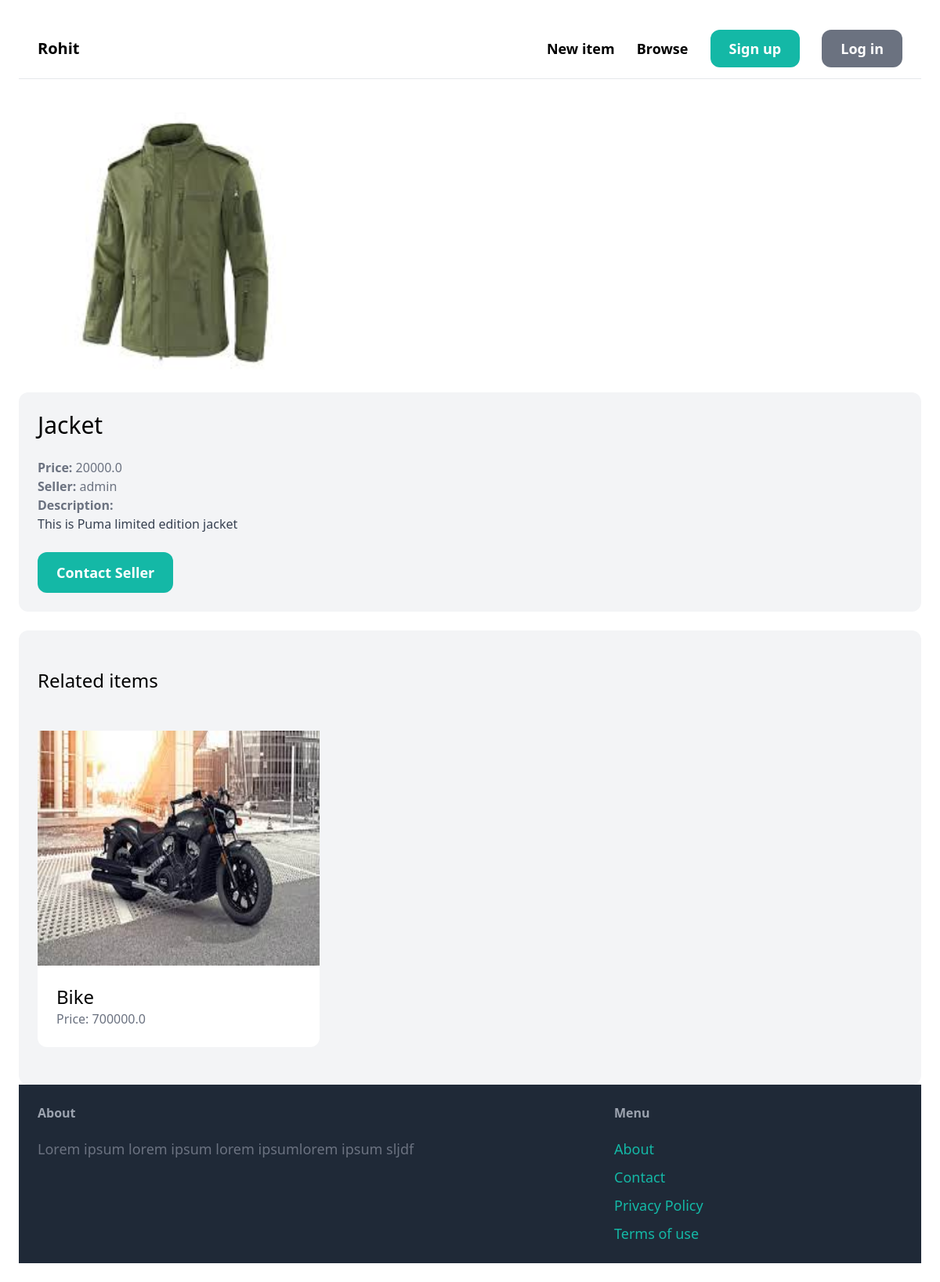
Page /items/1/ on the committed database.
### item/models.py (models this page shows, shortened)
class Item(models.Model):
    category = models.ForeignKey(Category, related_name = 'items', on_delete=models.CASCADE)
    name = models.CharField(max_length=255)
    description = models.TextField(blank=True, null=True)
    price = models.FloatField()
    image = models.ImageField(upload_to='items_images', blank=True, null=True)
    is_sold = models.BooleanField(default=False)
    created_by = models.ForeignKey(User, related_name='items', on_delete=models.CASCADE)
    created_at = models.DateTimeField(auto_now_add=True)

### item/views.py (the view)
# urls.py: path('<int:pk>/', views.detail, name='detail'),
def detail(request,pk):
    item = get_object_or_404(Item ,pk=pk)
    related_item = Item.objects.filter(category=item.category, is_sold=False).exclude(pk=pk)[0:3]
    return render(request, 'item/detail.html',{
        'item': item,
        'related_item' : related_item
    })

### item/templates/item/detail.html (shortened to what this page needs)
{% extends 'core/base.html' %}
{% block content %}
    <div class="grid grid-col-5 gap-6">
        <div class="col-span-3">
            <img style="height:400px; width:400px" src="{{ item.image.url}}">
        </div>
    </div>
    <div class="col-span-2 p-6 bg-gray-100 rounded-xl">
        <h1 class="mb-6 text-3xl">{{ item.name}}</h1>
        <p class="text-gray-500"><strong>Price: </strong>{{item.price}}</p>
        <p class="text-gray-500"><strong>Seller: </strong>{{item.created_by.username}}</p>
        {% if item.description%}
        <p class="text-gray-700">
            <strong class="text-gray-500">Description:</strong><br>
            {{item.description}}
        </p>
        {% endif %}
        {% if request.user == item.created_by %}
            <div class="mt-6 p-6 bg-white rounded-xl">
                <p>This is your item</p>
                <a href="{% url 'item:delete' item.id%}" class="inline-block mt-6 px-6 py-3 text-lg font-semibold bg-red-500 text-white rounded-xl">Delete</a>
        {% else %}
                <a href="#" class="inline-block mt-6 px-6 py-3 text-lg font-semibold bg-teal-500 text-white rounded-xl hover:bg-teal-700">Contact Seller</a>
        {% endif %}
    </div>
    <div class="mt-6 px-6 py-12 bg-gray-100 rounded-xl">
        <h2 class="mb-12 text-2xl text-centre">Related items</h2>
        <div class = "grid grid-cols-3 gap-3">
            {% for i in related_item %}
                <div>
                    <a href="{% url 'item:detail' i.id %}">
                        <div>
                            <img src="{{ i.image.url}}" style = "width:400px; height:300px; border:rounded-15px"></img>
                        </div>
                        <div class="p-6 bg-white rounded-b-xl">
                            <h2 class="text-2xl">{{i.name}}</h2>
                            <p class="text-gray-500">Price: {{i.price}}</p>
                        </div>
                    </a>
                </div>
            {% endfor %}
        </div>
    </div>
{% endblock %}

### rows in the picture
Item: image (picture), name "Jacket", price "20000.0", created_by.username "admin", description "This is Puma limited edition jacket"
Item: image (picture), name "Bike", price "700000.0"
